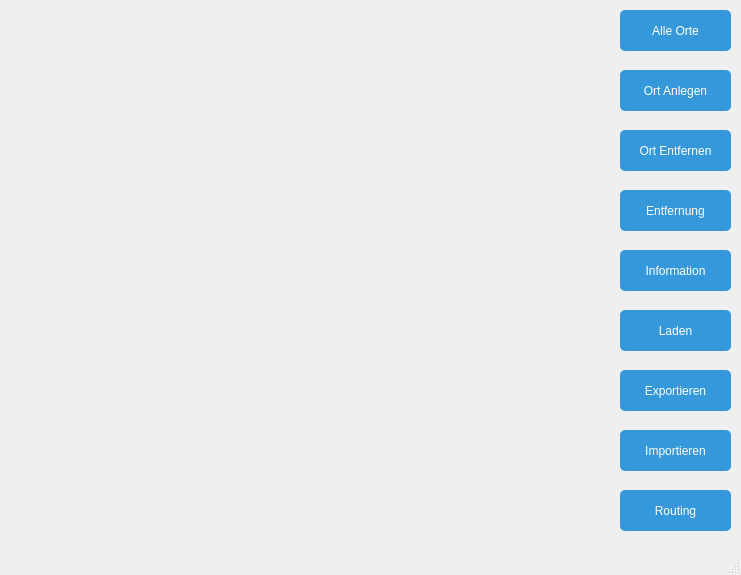
<?xml version="1.0" encoding="UTF-8"?>
<ui version="4.0">
 <class>Navigationssystem</class>
 <widget class="QMainWindow" name="Navigationssystem">
  <property name="geometry">
   <rect>
    <x>0</x>
    <y>0</y>
    <width>741</width>
    <height>575</height>
   </rect>
  </property>
  <property name="windowTitle">
   <string>Navigationssystem</string>
  </property>
  <widget class="QWidget" name="centralwidget">
   <widget class="QLabel" name="label">
    <property name="geometry">
     <rect>
      <x>50</x>
      <y>20</y>
      <width>501</width>
      <height>491</height>
     </rect>
    </property>
    <property name="text">
     <string/>
    </property>
    <property name="pixmap">
     <pixmap resource="Resources.qrc">:/images/NicePng_germany-png_8664209.png</pixmap>
    </property>
    <property name="scaledContents">
     <bool>true</bool>
    </property>
   </widget>
   <widget class="QPushButton" name="pushButtonOrtAnlegen">
    <property name="geometry">
     <rect>
      <x>620</x>
      <y>70</y>
      <width>111</width>
      <height>41</height>
     </rect>
    </property>
    <property name="styleSheet">
     <string notr="true">QPushButton {
    background-color: #3498db; 
    color: white; 
    border-style: none; 
    border-radius: 5px; 
    padding: 10px 20px; 
}


QPushButton:hover {
    background-color: #2980b9; 
}


QPushButton:pressed {
    background-color: #1f618d; 
}</string>
    </property>
    <property name="text">
     <string>Ort Anlegen</string>
    </property>
   </widget>
   <widget class="QPushButton" name="pushButtonOrtEntfernen">
    <property name="geometry">
     <rect>
      <x>620</x>
      <y>130</y>
      <width>111</width>
      <height>41</height>
     </rect>
    </property>
    <property name="styleSheet">
     <string notr="true">QPushButton {
    background-color: #3498db; 
    color: white; 
    border-style: none; 
    border-radius: 5px; 
    padding: 10px 20px; 
}


QPushButton:hover {
    background-color: #2980b9; 
}


QPushButton:pressed {
    background-color: #1f618d; 
}</string>
    </property>
    <property name="text">
     <string>Ort Entfernen</string>
    </property>
   </widget>
   <widget class="QPushButton" name="pushButtonEntfernung">
    <property name="geometry">
     <rect>
      <x>620</x>
      <y>190</y>
      <width>111</width>
      <height>41</height>
     </rect>
    </property>
    <property name="styleSheet">
     <string notr="true">QPushButton {
    background-color: #3498db; 
    color: white; 
    border-style: none; 
    border-radius: 5px; 
    padding: 10px 20px; 
}


QPushButton:hover {
    background-color: #2980b9; 
}


QPushButton:pressed {
    background-color: #1f618d; 
}</string>
    </property>
    <property name="text">
     <string>Entfernung</string>
    </property>
   </widget>
   <widget class="QPushButton" name="pushButtonInformation">
    <property name="geometry">
     <rect>
      <x>620</x>
      <y>250</y>
      <width>111</width>
      <height>41</height>
     </rect>
    </property>
    <property name="styleSheet">
     <string notr="true">QPushButton {
    background-color: #3498db; 
    color: white; 
    border-style: none; 
    border-radius: 5px; 
    padding: 10px 20px; 
}


QPushButton:hover {
    background-color: #2980b9; 
}


QPushButton:pressed {
    background-color: #1f618d; 
}</string>
    </property>
    <property name="text">
     <string>Information</string>
    </property>
   </widget>
   <widget class="QPushButton" name="pushButtonAlleOrte">
    <property name="geometry">
     <rect>
      <x>620</x>
      <y>10</y>
      <width>111</width>
      <height>41</height>
     </rect>
    </property>
    <property name="styleSheet">
     <string notr="true">QPushButton {
    background-color: #3498db; 
    color: white; 
    border-style: none; 
    border-radius: 5px; 
    padding: 10px 20px; 
}


QPushButton:hover {
    background-color: #2980b9; 
}


QPushButton:pressed {
    background-color: #1f618d; 
}</string>
    </property>
    <property name="text">
     <string>Alle Orte</string>
    </property>
   </widget>
   <widget class="QPushButton" name="pushButtonRouting">
    <property name="geometry">
     <rect>
      <x>620</x>
      <y>490</y>
      <width>111</width>
      <height>41</height>
     </rect>
    </property>
    <property name="styleSheet">
     <string notr="true">QPushButton {
    background-color: #3498db; 
    color: white; 
    border-style: none; 
    border-radius: 5px; 
    padding: 10px 20px; 
}


QPushButton:hover {
    background-color: #2980b9; 
}


QPushButton:pressed {
    background-color: #1f618d; 
}</string>
    </property>
    <property name="text">
     <string>Routing</string>
    </property>
   </widget>
   <widget class="QPushButton" name="pushButtonImportieren">
    <property name="geometry">
     <rect>
      <x>620</x>
      <y>430</y>
      <width>111</width>
      <height>41</height>
     </rect>
    </property>
    <property name="styleSheet">
     <string notr="true">QPushButton {
    background-color: #3498db; 
    color: white; 
    border-style: none; 
    border-radius: 5px; 
    padding: 10px 20px; 
}


QPushButton:hover {
    background-color: #2980b9; 
}


QPushButton:pressed {
    background-color: #1f618d; 
}</string>
    </property>
    <property name="text">
     <string>Importieren</string>
    </property>
   </widget>
   <widget class="QPushButton" name="pushButtonExportieren">
    <property name="geometry">
     <rect>
      <x>620</x>
      <y>370</y>
      <width>111</width>
      <height>41</height>
     </rect>
    </property>
    <property name="styleSheet">
     <string notr="true">QPushButton {
    background-color: #3498db; 
    color: white; 
    border-style: none; 
    border-radius: 5px; 
    padding: 10px 20px; 
}


QPushButton:hover {
    background-color: #2980b9; 
}


QPushButton:pressed {
    background-color: #1f618d; 
}</string>
    </property>
    <property name="text">
     <string>Exportieren</string>
    </property>
   </widget>
   <widget class="QPushButton" name="pushButtonLaden">
    <property name="geometry">
     <rect>
      <x>620</x>
      <y>310</y>
      <width>111</width>
      <height>41</height>
     </rect>
    </property>
    <property name="styleSheet">
     <string notr="true">QPushButton {
    background-color: #3498db; 
    color: white; 
    border-style: none; 
    border-radius: 5px; 
    padding: 10px 20px; 
}


QPushButton:hover {
    background-color: #2980b9; 
}


QPushButton:pressed {
    background-color: #1f618d; 
}</string>
    </property>
    <property name="text">
     <string>Laden</string>
    </property>
   </widget>
  </widget>
  <widget class="QMenuBar" name="menubar">
   <property name="geometry">
    <rect>
     <x>0</x>
     <y>0</y>
     <width>741</width>
     <height>21</height>
    </rect>
   </property>
  </widget>
  <widget class="QStatusBar" name="statusbar"/>
 </widget>
 <resources>
  <include location="Resources.qrc"/>
 </resources>
 <connections/>
</ui>
